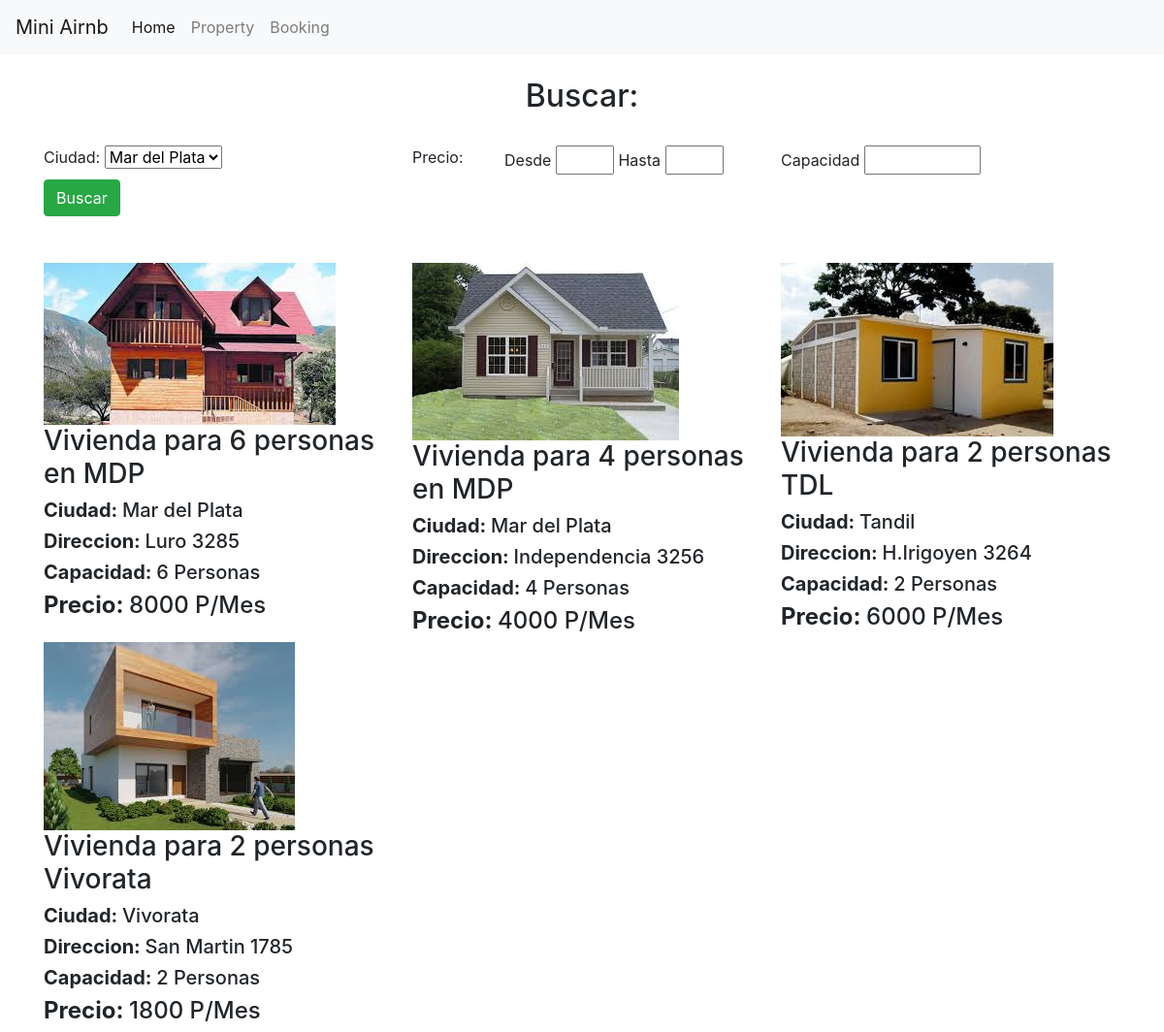
The page / on the database its author committed.
### app/models.py (models this page shows, shortened)
class Property(models.Model):
    max_pax = models.IntegerField()
    price = models.IntegerField()
    city = models.ForeignKey(City, on_delete=models.CASCADE)
    title = models.CharField(max_length=50)
    image = models.ImageField(upload_to="properties", null=True)
    address = models.CharField(max_length=50)
    description = models.CharField(max_length=100)

class City(models.Model):
    name = models.CharField(max_length=50)
    def __str__(self):
        return self.name

### app/views.py (the view, shortened to what this page needs)
# urls.py: path('', views.index, name='index'),
def index(request):
    properties = Property.objects.all()
    cities = City.objects.all()
    city = request.POST.get('cities')
    price_from = request.POST.get('price_from')
    price_to = request.POST.get('price_to')
    max_pax = request.POST.get('max_pax', None)
    context = {
        'properties': properties,
        'cities': cities,
    }
    return render(request, 'app/index.html', context)

### app/templates/app/index.html
{% extends "app/base.html" %}
{% block content %}
<br>
<div class="container">
    <div class="row">
        <div class="col-sm-12">
            <h2 class="text-center">Buscar:{{test}}</h2>
        </div>
    </div>
    <br>
    <form action="" method="POST" >{% csrf_token %}
    <div class="row">
        <div class="col-sm-4" id="filterCities">
            <label for="cities">Ciudad: </label>
            <select name="cities" id="selectFilterCities">
                {% for city in cities %}
                <option value="{{city.id}}">{{city.name}}</option>
                {% endfor %}
            </select>
        </div>
        <div class="col-sm-1">
            Precio:
        </div>
        <div class="col-sm-3" id="filterPrice">
            <label for="price_from">Desde</label>
            <input type="number" name="price_from" style="width: 60px;">
            <label for="price_to">Hasta</label>
            <input type="number" name="price_to" style="width: 60px;">
        </div>
        <div class="col-sm-4" id="filterCapacity">
            <label for="max_pax">Capacidad</label>
            <input type="number" name="max_pax" style="width: 120px;">
        </div>
        <div class="col-sm-2">
            <button class="btn btn-success" type="submit">Buscar</button>
        </div>
    </div>
</form>
    <br><br>
    <div class="row">
        {% for property in properties %}
        <div class="col-sm-4">
            {% if property.image %}
            <img src="{{property.image.url}}" />
            {% endif %}
            <h3>{{property.title}}</h3>
            <h5><strong>Ciudad: </strong> {{property.city}}</h5>
            <h5><strong>Direccion: </strong> {{property.address}}</h5>
            <h5><strong>Capacidad: </strong> {{property.max_pax}} Personas</h5>
            <h4><strong>Precio: </strong> {{property.price}} P/Mes</h4>
        </div>
        {% endfor %}
    </div>
</div>
{% endblock %}

### app/templates/app/base.html (shortened to what this page needs)
<!DOCTYPE html>
<html lang="en">
<head>
    <link rel="stylesheet" href="https://stackpath.bootstrapcdn.com/bootstrap/4.3.1/css/bootstrap.min.css"
>
</head>
<body>
    <header>
        <nav class="navbar navbar-expand-lg navbar-light bg-light">
            <a class="navbar-brand" href="#">Mini Airnb</a>
            <div class="collapse navbar-collapse" id="navbarNav">
                <ul class="navbar-nav">
                    <li class="nav-item active">
                        <a class="nav-link" href="#">Home <span class="sr-only">(current)</span></a>
                    </li>
                    <li class="nav-item">
                        <a class="nav-link" href="#">Property</a>
                    </li>
                    <li class="nav-item">
                        <a class="nav-link" href="#">Booking</a>
                    </li>
                </ul>
            </div>
        </nav>
    </header>
    {%block content%} {%endblock%}
</body>
</html>

### rows shown on the page
Property: image (picture), title "Vivienda para 6 personas en MDP", city "Mar del Plata", address "Luro 3285", max_pax "6", price "8000"
Property: image (picture), title "Vivienda para 4 personas en MDP", city "Mar del Plata", address "Independencia 3256", max_pax "4", price "4000"
Property: image (picture), title "Vivienda para 2 personas TDL", city "Tandil", address "H.Irigoyen 3264", max_pax "2", price "6000"
Property: image (picture), title "Vivienda para 2 personas Vivorata", city "Vivorata", address "San Martin 1785", max_pax "2", price "1800"

### other values the page prints
form field cities "Mar del Plata"
